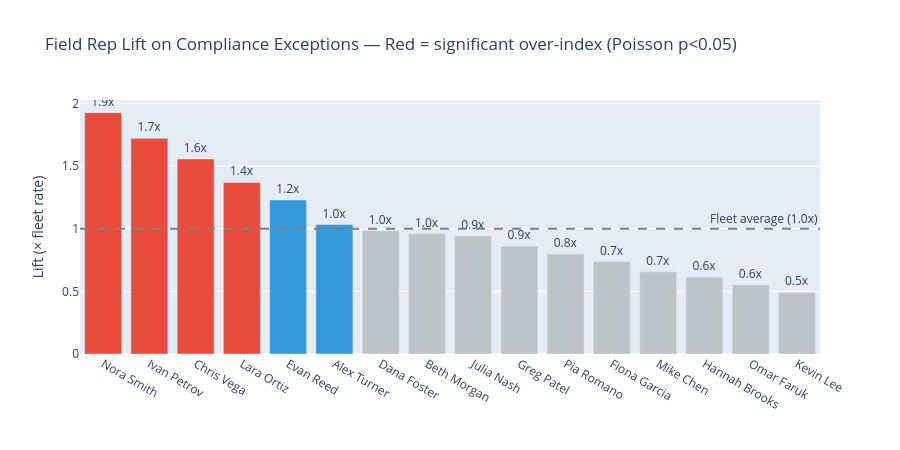

The notebook cell saved with this chart:
### Markdown cell above
**Interpretation:** Each bar shows how much a region over-indexes on a specific exception type compared to its expected share. Bars in red are statistically significant (p < 0.05) — the over-indexing is unlikely to be random. The North's over-indexing on low sell-through and overstock risk is the most impactful pattern, suggesting a **systemic assortment or demand-planning issue** in that region rather than an execution problem.

### 3.2 Field rep workload: who is over-indexing on compliance failures?

**Observation:** Four field reps were flagged for over-indexing on confirmation and photo-proof failures. We test whether their exception rates are significantly different from the fleet average.

### Code cell
conf_proof_types = ['missing_confirmation','late_confirmation','missing_photo_proof','late_photo_proof']
cp_exc = exc[exc['exception_type'].isin(conf_proof_types)]

rep_cp = cp_exc.merge(stores[['store_id','field_rep']], on='store_id', how='left')
rep_counts = rep_cp.groupby('field_rep').size().reset_index(name='cp_exceptions')
rep_stores = stores.groupby('field_rep')['store_id'].nunique().reset_index(name='store_count')
rep_summary = rep_counts.merge(rep_stores, on='field_rep')
rep_summary['rate'] = rep_summary['cp_exceptions'] / rep_summary['store_count']

fleet_rate = rep_summary['cp_exceptions'].sum() / rep_summary['store_count'].sum()
rep_summary['expected'] = rep_summary['store_count'] * fleet_rate
rep_summary['lift'] = rep_summary['cp_exceptions'] / rep_summary['expected']

# Poisson test for each rep: is their count significantly higher than expected?
rep_summary['p_value'] = rep_summary.apply(
    lambda r: 1 - stats.poisson.cdf(r['cp_exceptions'] - 1, r['expected']), axis=1
)
rep_summary['significant'] = rep_summary['p_value'] < 0.05
rep_summary = rep_summary.sort_values('lift', ascending=False)

flagged = rep_summary[rep_summary['significant'] & (rep_summary['lift'] > 1.0)]

fig = go.Figure()
for _, r in rep_summary.iterrows():
    color = '#e74c3c' if r['significant'] and r['lift'] > 1 else '#3498db' if r['lift'] > 1 else '#bdc3c7'
    fig.add_bar(x=[r['field_rep']], y=[r['lift']], marker_color=color,
                text=f"{r['lift']:.1f}x", textposition='outside', showlegend=False)
fig.add_hline(y=1.0, line_dash='dash', line_color='gray', annotation_text='Fleet average (1.0x)')
fig.update_layout(
    title='Field Rep Lift on Compliance Exceptions — Red = significant over-index (Poisson p<0.05)',
    yaxis_title='Lift (× fleet rate)', xaxis_title='', height=450
)
fig.show()

print(f'Fleet average: {fleet_rate:.2f} compliance exceptions per store')
print(f'Statistically significant over-indexing reps: {len(flagged)}')
print()
print('Flagged reps detail:')
for _, r in flagged.iterrows():
    print(f"  {r['field_rep']:20s}  {r['cp_exceptions']:3d} exceptions / {r['store_count']} stores  "
          f"= {r['rate']:.1f}/store  (lift {r['lift']:.2f}x, p={r['p_value']:.4f})")

### Figure 1 — Plotly figure (JSON) as saved in the notebook; plotly's stock layout.template omitted (floating-point values rounded to 4 significant figures)
{"data": [{"marker": {"color": "#e74c3c"}, "showlegend": false, "text": "1.9x", "textposition": "outside", "type": "bar", "x": ["Nora Smith"], "y": [1.925]}, {"marker": {"color": "#e74c3c"}, "showlegend": false, "text": "1.7x", "textposition": "outside", "type": "bar", "x": ["Ivan Petrov"], "y": [1.72]}, {"marker": {"color": "#e74c3c"}, "showlegend": false, "text": "1.6x", "textposition": "outside", "type": "bar", "x": ["Chris Vega"], "y": [1.556]}, {"marker": {"color": "#e74c3c"}, "showlegend": false, "text": "1.4x", "textposition": "outside", "type": "bar", "x": ["Lara Ortiz"], "y": [1.369]}, {"marker": {"color": "#3498db"}, "showlegend": false, "text": "1.2x", "textposition": "outside", "type": "bar", "x": ["Evan Reed"], "y": [1.229]}, {"marker": {"color": "#3498db"}, "showlegend": false, "text": "1.0x", "textposition": "outside", "type": "bar", "x": ["Alex Turner"], "y": [1.032]}, {"marker": {"color": "#bdc3c7"}, "showlegend": false, "text": "1.0x", "textposition": "outside", "type": "bar", "x": ["Dana Foster"], "y": [0.9831]}, {"marker": {"color": "#bdc3c7"}, "showlegend": false, "text": "1.0x", "textposition": "outside", "type": "bar", "x": ["Beth Morgan"], "y": [0.9607]}, {"marker": {"color": "#bdc3c7"}, "showlegend": false, "text": "0.9x", "textposition": "outside", "type": "bar", "x": ["Julia Nash"], "y": [0.9421]}, {"marker": {"color": "#bdc3c7"}, "showlegend": false, "text": "0.9x", "textposition": "outside", "type": "bar", "x": ["Greg Patel"], "y": [0.8602]}, {"marker": {"color": "#bdc3c7"}, "showlegend": false, "text": "0.8x", "textposition": "outside", "type": "bar", "x": ["Pia Romano"], "y": [0.7987]}, {"marker": {"color": "#bdc3c7"}, "showlegend": false, "text": "0.7x", "textposition": "outside", "type": "bar", "x": ["Fiona Garcia"], "y": [0.7373]}, {"marker": {"color": "#bdc3c7"}, "showlegend": false, "text": "0.7x", "textposition": "outside", "type": "bar", "x": ["Mike Chen"], "y": [0.6554]}, {"marker": {"color": "#bdc3c7"}, "showlegend": false, "text": "0.6x", "textposition": "outside", "type": "bar", "x": ["Hannah Brooks"], "y": [0.6144]}, {"marker": {"color": "#bdc3c7"}, "showlegend": false, "text": "0.6x", "textposition": "outside", "type": "bar", "x": ["Omar Faruk"], "y": [0.553]}, {"marker": {"color": "#bdc3c7"}, "showlegend": false, "text": "0.5x", "textposition": "outside", "type": "bar", "x": ["Kevin Lee"], "y": [0.4915]}], "layout": {"annotations": [{"showarrow": false, "text": "Fleet average (1.0x)", "x": 1, "xanchor": "right", "xref": "x domain", "y": 1.0, "yanchor": "bottom", "yref": "y"}], "height": 450, "shapes": [{"line": {"color": "gray", "dash": "dash"}, "type": "line", "x0": 0, "x1": 1, "xref": "x domain", "y0": 1.0, "y1": 1.0, "yref": "y"}], "title": {"text": "Field Rep Lift on Compliance Exceptions — Red = significant over-index (Poisson p<0.05)"}, "xaxis": {"title": {"text": ""}}, "yaxis": {"title": {"text": "Lift (× fleet rate)"}}}}
